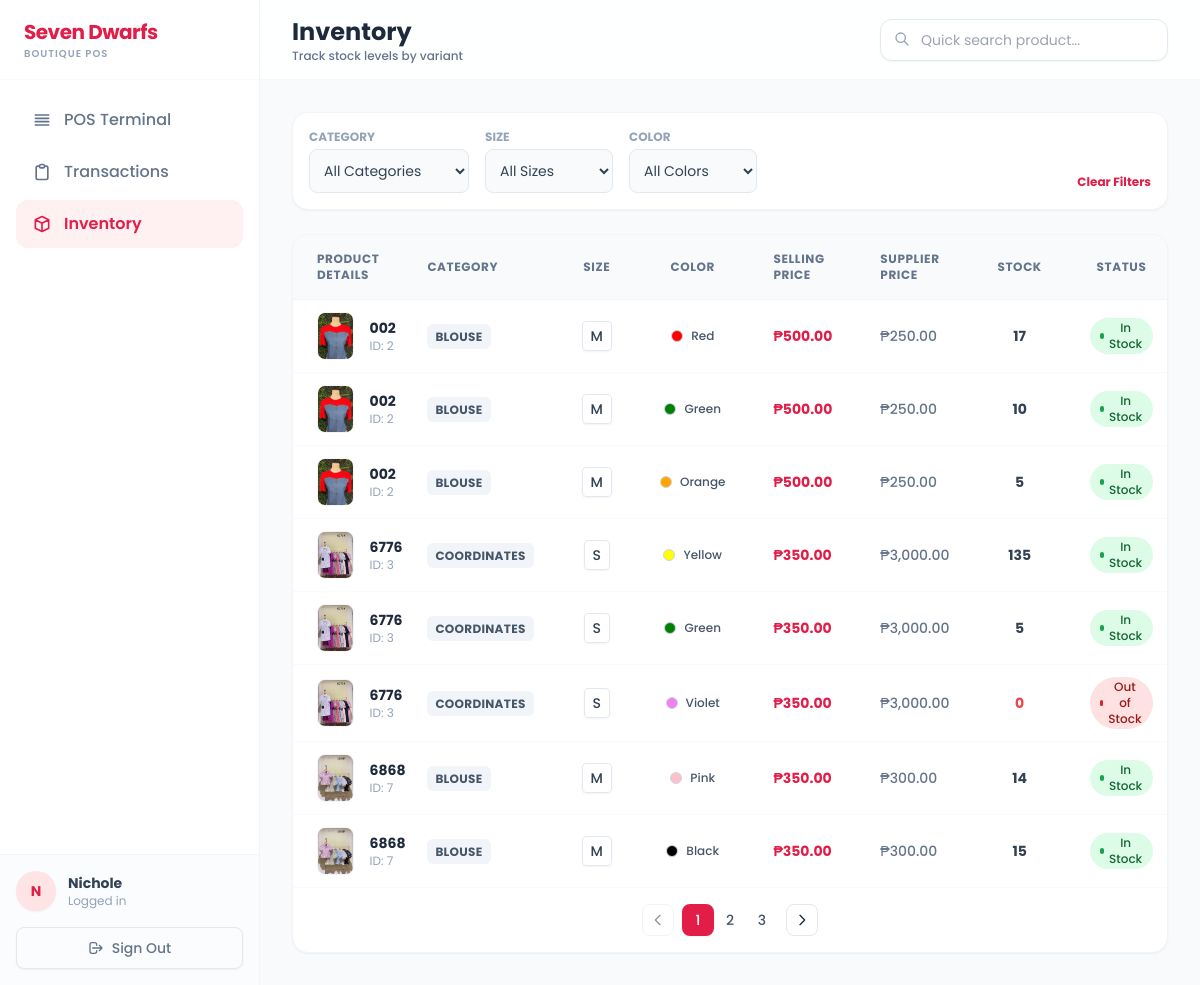
Screenshot of /cashier_inventory.php (signed in) with the database file from the repository.
### tables this page shows
CREATE TABLE `products` (
  `product_id` int(11) NOT NULL,
  `product_name` varchar(255) DEFAULT NULL,
  `description` text DEFAULT NULL,
  `price_id` int(11) DEFAULT NULL,
  `stocks` int(11) DEFAULT NULL,
  `category_id` int(11) DEFAULT NULL,
  `image_url` text DEFAULT NULL,
  `created_at` timestamp NOT NULL DEFAULT current_timestamp(),
  `supplier_id` int(11) DEFAULT NULL,
  `supplier_price` decimal(10,2) NOT NULL,
  `revenue` decimal(10,2) GENERATED ALWAYS AS (`price_id` - `supplier_price`) STORED,
  `sizes` varchar(255) DEFAULT NULL,
  `colors` varchar(255) DEFAULT NULL
);

CREATE TABLE `categories` (
  `category_id` int(11) NOT NULL,
  `category_code` varchar(10) DEFAULT NULL,
  `category_name` varchar(100) NOT NULL
);

CREATE TABLE `sizes` (
  `size_id` int(11) NOT NULL,
  `size` varchar(50) NOT NULL
);

CREATE TABLE `colors` (
  `color_id` int(11) NOT NULL,
  `color` varchar(50) NOT NULL
);

CREATE TABLE `stock` (
  `stock_id` int(11) NOT NULL,
  `product_id` int(11) NOT NULL,
  `current_qty` int(11) DEFAULT 0,
  `color_id` int(11) DEFAULT NULL,
  `size_id` int(11) DEFAULT NULL
);

### cashier_inventory.php (the view, shortened to what this page needs)
<?php
require 'conn.php';
$admin_id = $_SESSION['admin_id'];
$cashierRes = $conn->prepare("SELECT first_name, role_id FROM adminusers WHERE admin_id = ?");
$cashierRes->bind_param("i", $admin_id);
$cashierRes->execute();
$cashier = $cashierRes->get_result()->fetch_assoc();
$cashier_name = $cashier['first_name'] ?? 'Cashier';
$query = "
    SELECT
        p.product_id,
        p.product_name,
        p.price_id AS price,
        p.supplier_price,
        c.category_name,
        p.image_url,
        sz.size,
        cl.color,
        s.current_qty AS stock_qty
    FROM products p
    LEFT JOIN categories c ON p.category_id = c.category_id
    LEFT JOIN stock s ON p.product_id = s.product_id
    LEFT JOIN sizes sz ON s.size_id = sz.size_id
    LEFT JOIN colors cl ON s.color_id = cl.color_id
    WHERE 1=1
";
$query .= " ORDER BY p.product_name ASC, sz.size ASC";
$stmt = $conn->prepare($query);
$stmt->execute();
$result = $stmt->get_result();
?>
<!DOCTYPE html>
<html lang="en">
<head>
    <script src="https://cdn.tailwindcss.com"></script>
</head>
<body class="bg-slate-50 text-slate-800 flex h-screen overflow-hidden antialiased">
    <aside class="w-[260px] bg-white border-r border-slate-100 flex flex-col z-30 transition-all duration-300" id="sidebar">
        <div class="h-20 flex items-center px-6 border-b border-slate-50">
            <div>
                <h1 class="text-xl font-bold text-rose-600 tracking-tight">Seven Dwarfs</h1>
                <p class="text-[10px] font-semibold text-slate-400 uppercase tracking-widest">Boutique POS</p>
            </div>
        </div>
        <nav class="flex-1 p-4 space-y-1 overflow-y-auto">
            <a href="cashier_pos.php" class="flex items-center gap-3 px-4 py-3 rounded-xl text-slate-500 hover:bg-slate-50 hover:text-rose-600 font-medium transition-colors">
                <svg class="w-5 h-5" fill="none" stroke="currentColor" viewBox="0 0 24 24"><path stroke-linecap="round" stroke-linejoin="round" stroke-width="2" d="M4 6h16M4 10h16M4 14h16M4 18h16"/></svg>
                POS Terminal
            </a>
            <a href="cashier_transactions.php" class="flex items-center gap-3 px-4 py-3 rounded-xl text-slate-500 hover:bg-slate-50 hover:text-rose-600 font-medium transition-colors">
                <svg class="w-5 h-5" fill="none" stroke="currentColor" viewBox="0 0 24 24"><path stroke-linecap="round" stroke-linejoin="round" stroke-width="2" d="M9 5H7a2 2 0 00-2 2v12a2 2 0 002 2h10a2 2 0 002-2V7a2 2 0 00-2-2h-2M9 5a2 2 0 002 2h2a2 2 0 002-2M9 5a2 2 0 012-2h2a2 2 0 012 2"/></svg>
                Transactions
            </a>
            <a href="cashier_inventory.php" class="flex items-center gap-3 px-4 py-3 rounded-xl bg-rose-50 text-rose-600 font-semibold transition-colors">
                <svg class="w-5 h-5" fill="none" stroke="currentColor" viewBox="0 0 24 24"><path stroke-linecap="round" stroke-linejoin="round" stroke-width="2" d="M20 7l-8-4-8 4m16 0l-8 4m8-4v10l-8 4m0-10L4 7m8 4v10M4 7v10l8 4"/></svg>
                Inventory
            </a>
        </nav>
        <div class="p-4 border-t border-slate-100 bg-slate-50/50">
            <div class="flex items-center gap-3 mb-4">
                <div class="w-10 h-10 rounded-full bg-rose-100 flex items-center justify-center text-rose-600 font-bold text-sm shadow-sm">
                    <?= strtoupper(substr($cashier_name, 0, 1)) ?>
                </div>
                <div class="overflow-hidden">
                    <p class="text-sm font-bold text-slate-700 truncate"><?= htmlspecialchars($cashier_name) ?></p>
                    <p class="text-xs text-slate-400">Logged in</p>
                </div>
            </div>
            <form action="logout.php" method="POST">
                <button class="w-full flex justify-center items-center gap-2 py-2.5 rounded-lg border border-slate-200 text-slate-500 text-sm font-medium hover:bg-white hover:text-rose-600 hover:border-rose-200 shadow-sm transition-all">
                    <svg class="w-4 h-4" fill="none" stroke="currentColor" viewBox="0 0 24 24"><path stroke-linecap="round" stroke-linejoin="round" stroke-width="2" d="M17 16l4-4m0 0l-4-4m4 4H7m6 4v1a3 3 0 01-3 3H6a3 3 0 01-3-3V7a3 3 0 013-3h4a3 3 0 013 3v1"/></svg>
                    Sign Out
                </button>
            </form>
        </div>
    </aside>
    <main class="flex-1 flex flex-col relative overflow-hidden h-full">
        <header class="h-20 glass-header flex items-center justify-between px-8 z-20 shrink-0">
            <div>
                <h2 class="text-2xl font-bold text-slate-800">Inventory</h2>
                <p class="text-xs text-slate-500 font-medium">Track stock levels by variant</p>
            </div>
            <div class="relative">
                <input id="searchInput" type="search" placeholder="Quick search product..." class="pl-10 pr-4 py-2.5 bg-white border border-slate-200 rounded-xl text-sm focus:outline-none focus:ring-2 focus:ring-rose-200 w-72 shadow-sm transition-all">
                <svg class="w-4 h-4 absolute left-3.5 top-3 text-slate-400" fill="none" stroke="currentColor" viewBox="0 0 24 24"><path stroke-linecap="round" stroke-linejoin="round" stroke-width="2" d="M21 21l-6-6m2-5a7 7 0 11-14 0 7 7 0 0114 0z"></path></svg>
            </div>
        </header>
        <div class="flex-1 overflow-y-auto p-8">
            <form method="GET" class="flex flex-wrap gap-4 mb-6 bg-white p-4 rounded-2xl shadow-sm border border-slate-100 items-end">
                <div>
                    <label class="block text-xs font-bold text-slate-400 uppercase mb-1">Category</label>
                    <select name="category" class="w-40 bg-slate-50 border border-slate-200 text-slate-700 text-sm rounded-lg focus:ring-rose-500 focus:border-rose-500 p-2.5" onchange="this.form.submit()">
                        <option value="all">All Categories</option>
                    </select>
                </div>
                <div>
                    <label class="block text-xs font-bold text-slate-400 uppercase mb-1">Size</label>
                    <select name="size" class="w-32 bg-slate-50 border border-slate-200 text-slate-700 text-sm rounded-lg focus:ring-rose-500 focus:border-rose-500 p-2.5" onchange="this.form.submit()">
                        <option value="all">All Sizes</option>
                    </select>
                </div>
                <div>
                    <label class="block text-xs font-bold text-slate-400 uppercase mb-1">Color</label>
                    <select name="color" class="w-32 bg-slate-50 border border-slate-200 text-slate-700 text-sm rounded-lg focus:ring-rose-500 focus:border-rose-500 p-2.5" onchange="this.form.submit()">
                        <option value="all">All Colors</option>
                    </select>
                </div>
                <div class="ml-auto">
                    <a href="cashier_inventory.php" class="text-xs font-bold text-rose-600 hover:underline">Clear Filters</a>
                </div>
            </form>
            <div class="bg-white rounded-2xl shadow-sm border border-slate-100 overflow-hidden">
                <div class="overflow-x-auto">
                    <table class="w-full text-sm text-left">
                        <thead class="bg-slate-50 text-slate-500 uppercase text-xs tracking-wider font-semibold border-b border-slate-100">
                            <tr>
                                <th class="px-6 py-4">Product Details</th>
                                <th class="px-6 py-4">Category</th>
                                <th class="px-6 py-4 text-center">Size</th>
                                <th class="px-6 py-4 text-center">Color</th>
                                <th class="px-6 py-4">Selling Price</th>
                                <th class="px-6 py-4">Supplier Price</th>
                                <th class="px-6 py-4 text-center">Stock</th>
                                <th class="px-6 py-4 text-center">Status</th>
                            </tr>
                        </thead>
                        <tbody id="tableBody" class="divide-y divide-slate-50">
                            <?php if ($result->num_rows > 0): ?>
                                <?php while ($row = $result->fetch_assoc()):
                                    $imagePath = $row['image_url'];
                                    $img = 'uploads/default.png';
                                    if (!empty($imagePath)) {
                                        if (str_starts_with(trim($imagePath), '[')) {
                                            $decoded = json_decode($imagePath, true);
                                            $img = is_array($decoded) && count($decoded) > 0 ? $decoded[0] : 'uploads/default.png';
                                        } elseif (str_contains($imagePath, ',')) {
                                            $parts = explode(',', $imagePath);
                                            $img = trim($parts[0]);
                                        } else {
                                            $img = trim($imagePath);
                                        }
                                    }
                                    $stock = $row['stock_qty'] ?? 0;
                                ?>
                                <tr class="hover:bg-slate-50/50 transition-colors group search-row">
                                    <td class="px-6 py-3">
                                        <div class="flex items-center gap-4">
                                            <img src="<?= htmlspecialchars($img) ?>" class="w-12 h-12 rounded-lg object-cover border border-slate-100 bg-slate-50">
                                            <div>
                                                <div class="font-bold text-slate-800 text-search"><?= htmlspecialchars($row['product_name']) ?></div>
                                                <div class="text-xs text-slate-400">ID: <?= $row['product_id'] ?></div>
                                            </div>
                                        </div>
                                    </td>
                                    <td class="px-6 py-3">
                                        <span class="bg-slate-100 text-slate-600 px-2 py-1 rounded-md text-xs font-bold uppercase tracking-wide">
                                            <?= htmlspecialchars($row['category_name']) ?>
                                        </span>
                                    </td>
                                    <td class="px-6 py-3 text-center">
                                        <span class="text-slate-700 font-medium border border-slate-200 px-2 py-1 rounded bg-white shadow-sm">
                                            <?= htmlspecialchars($row['size'] ?? 'N/A') ?>
                                        </span>
                                    </td>
                                    <td class="px-6 py-3 text-center">
                                        <?php if(!empty($row['color'])): ?>
                                            <div class="flex items-center justify-center gap-2">
                                                <div class="w-3 h-3 rounded-full border border-slate-300" style="background-color: <?= htmlspecialchars($row['color']) ?>;"></div>
                                                <span class="text-xs font-medium text-slate-600"><?= htmlspecialchars($row['color']) ?></span>
                                            </div>
                                        <?php else: ?>
                                            <span class="text-slate-400 text-xs">N/A</span>
                                        <?php endif; ?>
                                    </td>
                                    <td class="px-6 py-3 font-bold text-rose-600">
                                        ₱<?= number_format($row['price'], 2) ?>
                                    </td>
                                    <td class="px-6 py-3 font-medium text-slate-500">
                                        ₱<?= number_format($row['supplier_price'], 2) ?>
                                    </td>
                                    <td class="px-6 py-3 text-center">
                                        <span class="font-bold <?= $stock <= 0 ? 'text-red-500' : 'text-slate-700' ?>"><?= $stock ?></span>
                                    </td>
                                    <td class="px-6 py-3 text-center">
                                        <?php if($stock <= 0): ?>
                                            <span class="inline-flex items-center gap-1 px-2.5 py-0.5 rounded-full text-xs font-medium bg-red-100 text-red-800">
                                                <span class="w-1.5 h-1.5 rounded-full bg-red-600"></span> Out of Stock
                                            </span>
                                        <?php elseif($stock <= 0): ?>
                                            <span class="inline-flex items-center gap-1 px-2.5 py-0.5 rounded-full text-xs font-medium bg-yellow-100 text-yellow-800">
                                                <span class="w-1.5 h-1.5 rounded-full bg-yellow-600"></span> Low Stock
                                            </span>
                                        <?php else: ?>
                                            <span class="inline-flex items-center gap-1 px-2.5 py-0.5 rounded-full text-xs font-medium bg-green-100 text-green-800">
                                                <span class="w-1.5 h-1.5 rounded-full bg-green-600"></span> In Stock
                                            </span>
                                        <?php endif; ?>
                                    </td>
                                </tr>
                                <?php endwhile; ?>
                            <?php else: ?>
                                <tr>
                                    <td colspan="8" class="px-6 py-12 text-center text-slate-400 text-sm">No products found matching these filters.</td>
                                </tr>
                            <?php endif; ?>
                        </tbody>
                    </table>
                </div>
                <div class="px-6 py-4 border-t border-slate-50 flex justify-center" id="pagination"></div>
            </div>
        </div>
    </main>
</body>
</html>

### cashier_inventory.php (style rules this page uses)
.glass-header { background: rgba(255, 255, 255, 0.85); backdrop-filter: blur(12px); border-bottom: 1px solid rgba(0,0,0,0.03); }

### rows the page displays
products: shows a picture, product_name "002", product_id "2", category.category_name "BLOUSE", sizes.size "M", colors.color "Red", price "500.00", supplier_price "250.00", stock.current_qty "17", shows "In Stock", colors.color "Green", stock.current_qty "10", colors.color "Orange", stock.current_qty "5"
products: shows a picture, product_name "6776", product_id "3", category.category_name "COORDINATES", sizes.size "S", colors.color "Yellow", price "350.00", supplier_price "3,000.00", stock.current_qty "135", shows "In Stock", colors.color "Green", stock.current_qty "5", colors.color "Violet", stock.current_qty "0"
products: shows a picture, product_name "6868", product_id "7", category.category_name "BLOUSE", sizes.size "M", colors.color "Pink", price "350.00", supplier_price "300.00", stock.current_qty "14", shows "In Stock", colors.color "Black", stock.current_qty "15"

### other values shown
substr($cashier_name, 0, 1) "N"
$cashier_name "Nichole"
